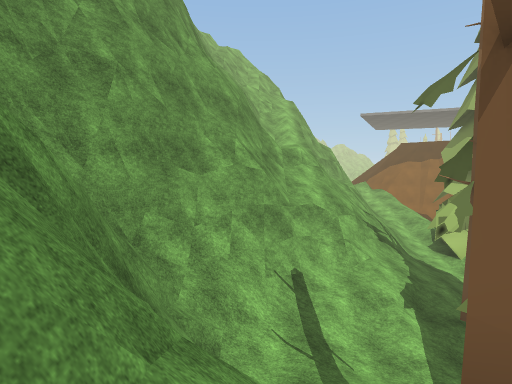
[1] (above)

24 first-person views from a walk through a Unity game level. The camera is 1.5 m above the floor, tilts 4° down and sees 75° across. The floor is counted in squares, 2 m on a side. Each view is taken from the middle of a square. On the plan, view 1 faces up. The plan holds only what a view shows up to about 11 squares ahead; the rest is blank. The place goes on beyond the plan. The player character is not drawn. Some surface patterns are stand-ins.

[2]
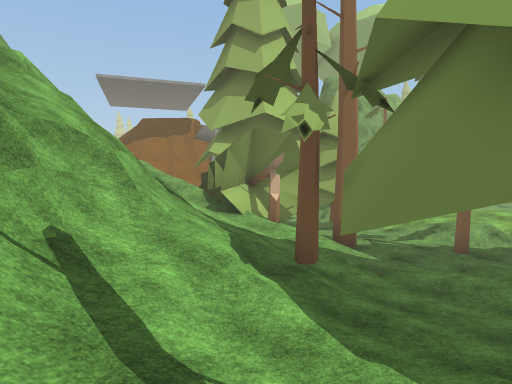

[3]
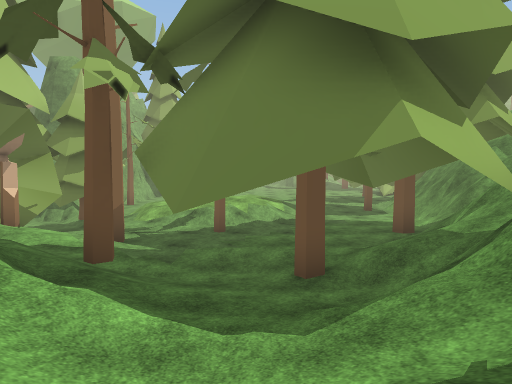

[4]
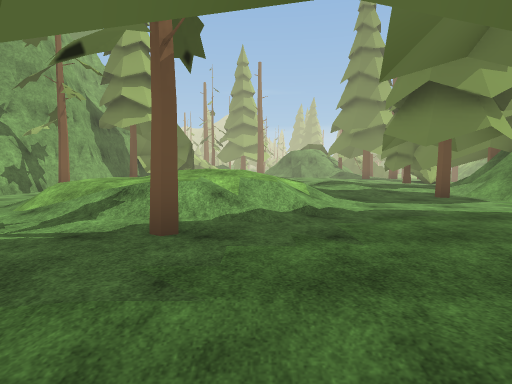

[5]
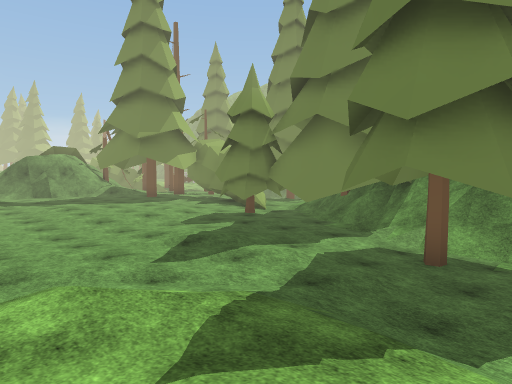

[6]
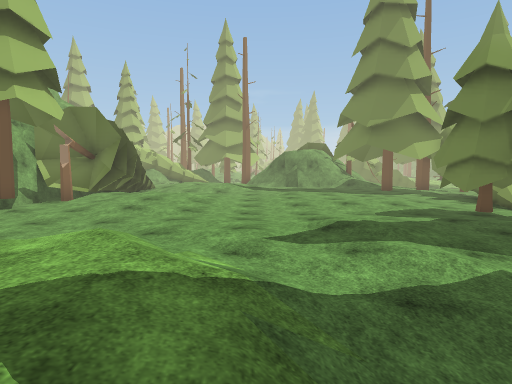

[7]
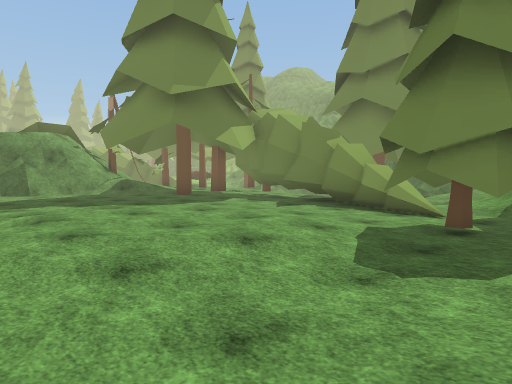

[8]
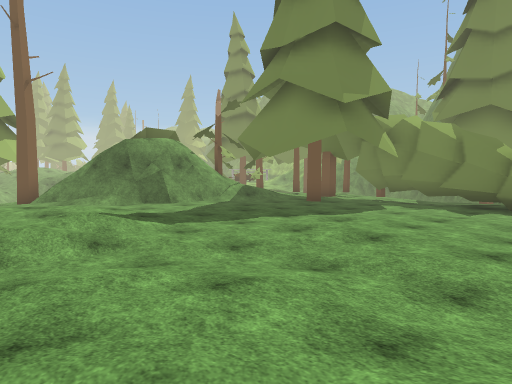

[9]
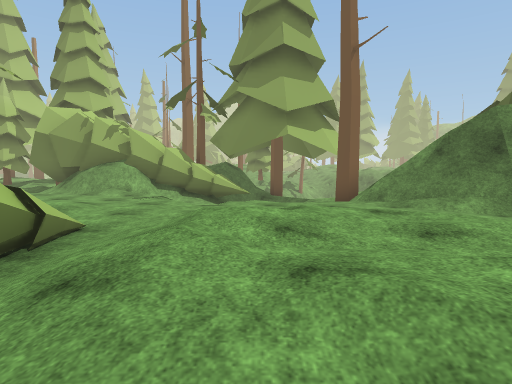

[10]
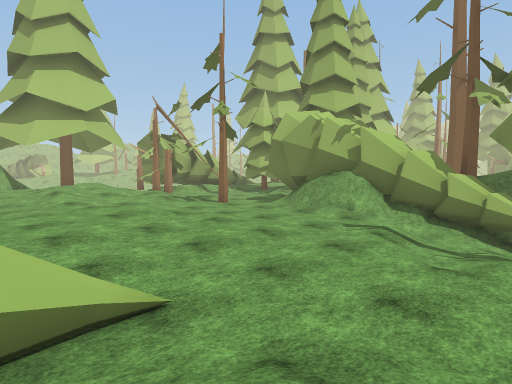

[11]
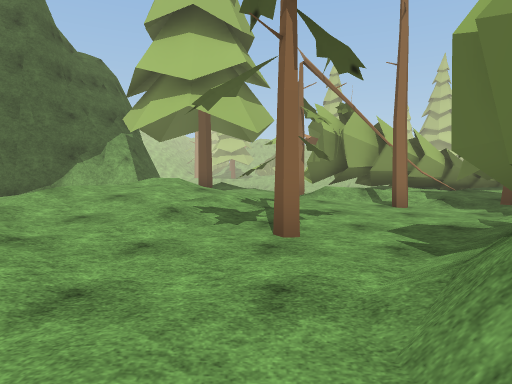

[12]
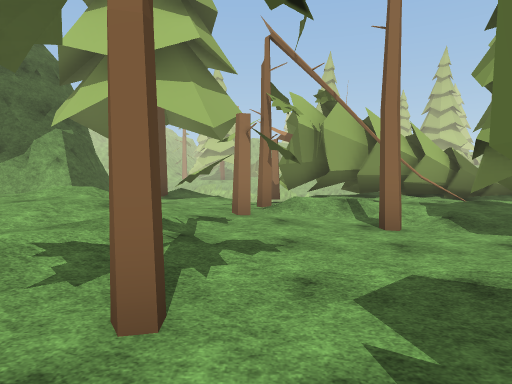

[13]
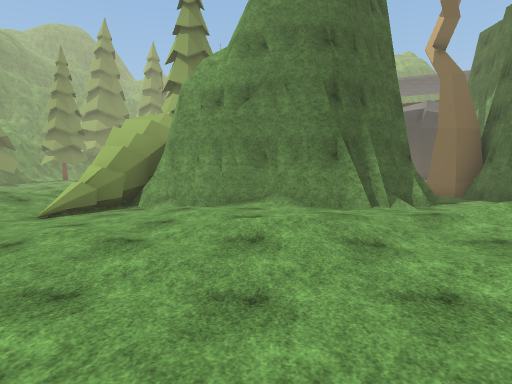

[14]
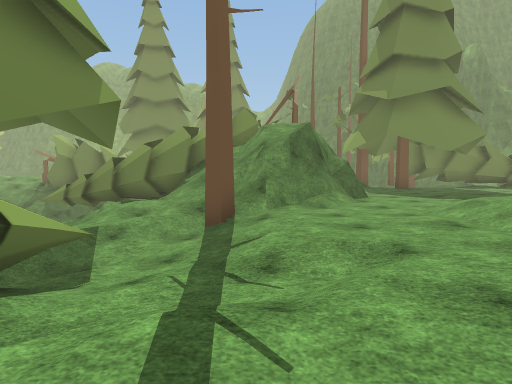

[15]
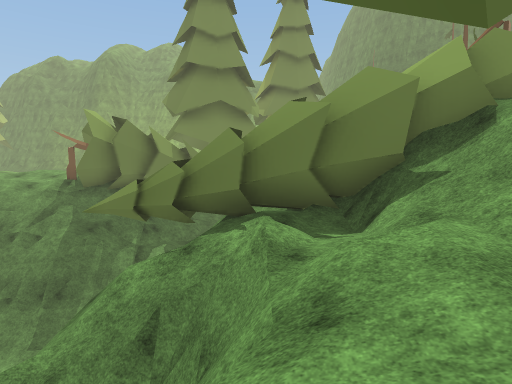

[16]
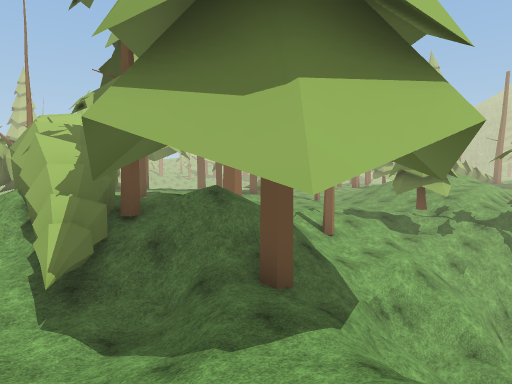

[17]
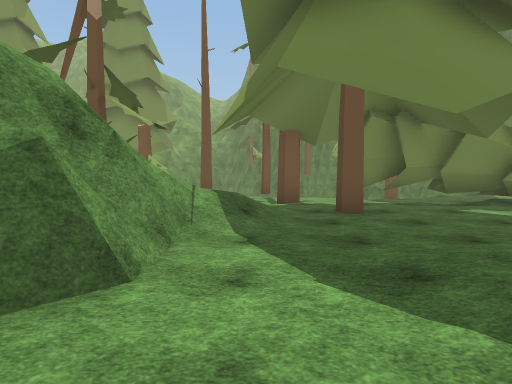

[18]
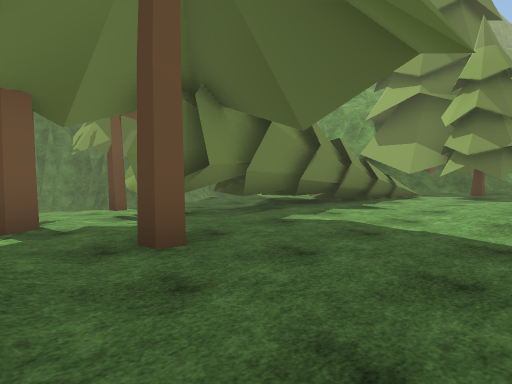

[19]
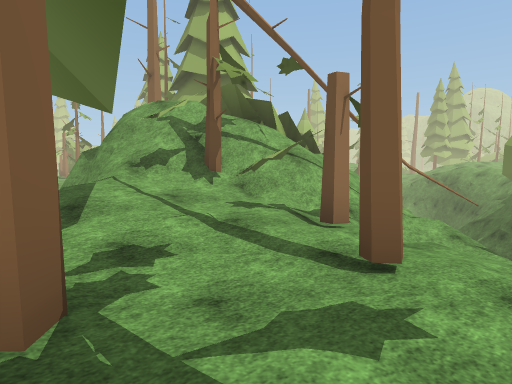

[20]
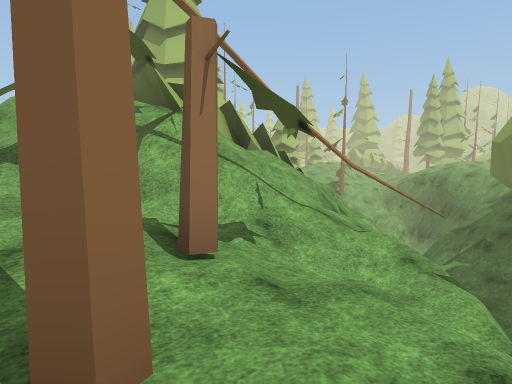

[21]
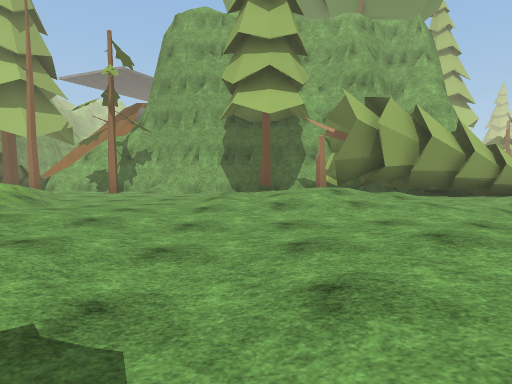

[22]
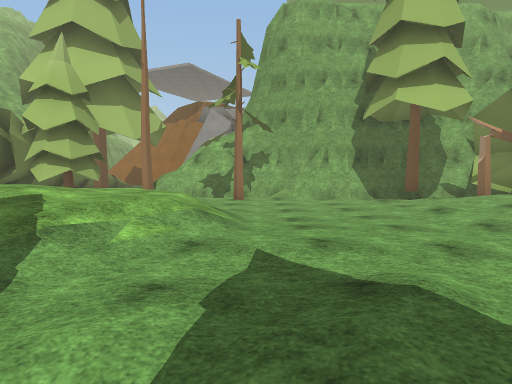

[23]
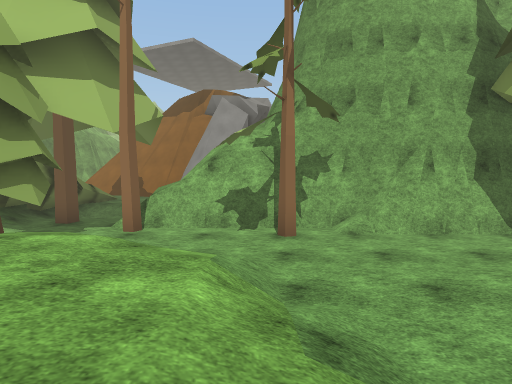

[24]
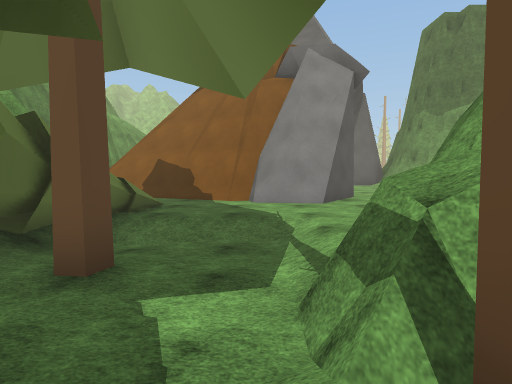

### Floor plan
Key: @ floor where view 1 was taken; # wall or solid block; x gap in a wall; . main floor; : floor 0.25 m higher than the main floor; - floor 0.5 m lower than the main floor; + floor 0.75 m higher than the main floor; _ floor 0.75 m lower than the main floor; * floor 1.25 m higher than the main floor; % floor 1.5 m higher than the main floor; < floor 1.75 m lower than the main floor; ( floor 3.75 m lower than the main floor; & floor 4 m higher than the main floor; ! floor 4.5 m lower than the main floor; / step, stairs or slope; = window, fence, low wall or low ledge; ^ raised ledge; v drop or lower ground; T tree.
Columns run from 1 left of view 1 to 41 right of it. Each row starts with its distance up from view 1.
 23                               #
 22                               #     =##
 21                              ##xT.. ######
 20                             ##/  ... .....
 19         ##              ####  +  ...  .T.
 18         .######.        #...  ++//TTT/:::
 17           .####.          ....+++:...#.#
 16           .....           ##.//++:....TT
 15           T....            #/./:.:..../
 14          TT//..            ##.....T...
 13        /TT___.              #.::....TT
 12        /TTT__ #             #.::....TTT
 11    ###//TT___####          ##......TTT
 10  ###==/TTT-T/############  #.......#TT
  9  ##===+/T.TT...T....T.######......./T%  #
  8  #===//+/-.T///....../######==...//TTT/ ///
  7  #=#///.#../+++/......:.../://../-_TT=TT/T/
  6 ##///T..../++++/.....::....:::.../__//= //<
  5 #/////--.T/+*++/.....::...::.:...-__/_T=///
  4 #//+:.--..//+++/........../.::....#/_/=////
  3 #////.T....////............./.../////==/(v
  2 #/ =T///.........:............./#=///v# v
  1 #/# TT///......................#/=//_=# v
  0  @    #= T....T...............#v&#######
 -1          ###=......T..........#//^######
 -2           ####=TTT.TT........//T#///  =   v
 -3               ###..TT......T./://///==   =#
 -4                 ###TTTTTTT.....T////==  /##
 -5                   #T..TTTTT-#-..#///  //###
 -6                     /.-/TTT---#-_</#=/!/##
 -7                     /.-__----T-_/

Where each view was taken, in squares from view 1:
view 1: 0 up, 0 right, facing up
view 2: 3 up, 0 right, facing up-right
view 3: 4 up, 0 right, facing right
view 4: 4 up, 5 right, facing right
view 5: 5 up, 11 right, facing down-right
view 6: 3 up, 11 right, facing right
view 7: 3 up, 17 right, facing down-right
view 8: 6 up, 20 right, facing down-right
view 9: 6 up, 24 right, facing right
view 10: 6 up, 27 right, facing up-right
view 11: 10 up, 33 right, facing up
view 12: 12 up, 34 right, facing up
view 13: 12 up, 34 right, facing left
view 14: 10 up, 32 right, facing down
view 15: 5 up, 36 right, facing down
view 16: 2 up, 33 right, facing up-right
view 17: 3 up, 28 right, facing down
view 18: 0 up, 28 right, facing down-left
view 19: 7 down, 27 right, facing up-right
view 20: 7 down, 29 right, facing up-right
view 21: 1 down, 19 right, facing up
view 22: 0 up, 15 right, facing up
view 23: 4 up, 14 right, facing up
view 24: 9 up, 11 right, facing up
